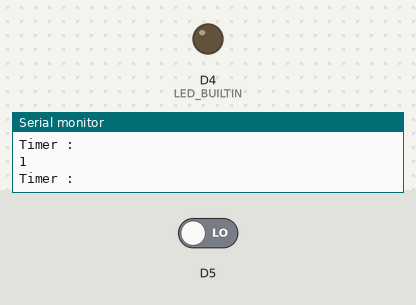
This sketch was run on a simulated ESP8266 (NodeMCU). Shown: output pins drawn as LEDs (lit = HIGH, except the on-board LED, lit = LOW), the last lines printed to the serial monitor. The inputs (shaded band) are chosen by the test bench; at power-on: D5 LOW. WiFi joins after 1.5 s; servers stay silent unless stated.

Above: at 2.7 s.
2.8 s: D5 driven HIGH
5.0 s: D5 driven LOW
At 8.3 s:
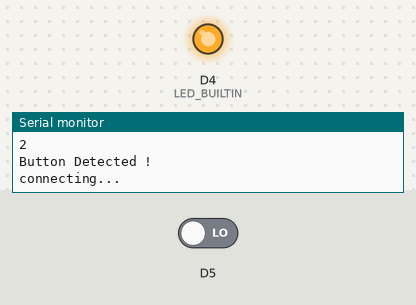
Timing chart, 0 to 10.2 s (numbered marks = the images above; inputs shaded):
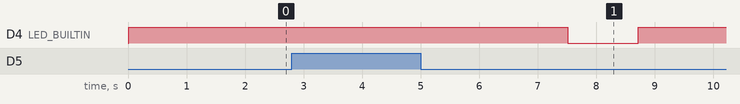

Measured:
- after the input at 5.0 s, D4 (LED_BUILTIN): HIGH → LOW after 2.5 s, → HIGH 1.2 s later

The sketch:

src.ino
```cpp
#include <ESP8266WiFi.h>
#include <ESP8266HTTPClient.h>

const char* ssid = "myssid";//type your ssid
const char* password = "myPwd";//type your password
int timer = 0;    // temporary variable for reading the button pin status

const char* Button = "http_url_of_action_1"; //URL of a action to perform(for example light control with Jeedom or Domoticz)
const char* Kicker = "http_url_of_action_2"; //URL of a action to perform(for example light control with Jeedom or Domoticz)
const char* Crank = "http_url_of_action_3"; //URL of a action to perform(for example light control with Jeedom or Domoticz)


int x = 0;
int temp = 0;

WiFiServer server(80);

void setup() {
  Serial.begin(115200);
  delay(10);

  pinMode(LED_BUILTIN, OUTPUT);
  pinMode(D5, INPUT);
  digitalWrite(LED_BUILTIN, HIGH);

  // Connect to WiFi network
  Serial.println();
  Serial.println();
  Serial.print("Connecting to ");
  Serial.println(ssid);

  WiFi.begin(ssid, password);

  while (WiFi.status() != WL_CONNECTED) {
    delay(500);
    Serial.print(".");
  }
  Serial.println("");
  Serial.println("WiFi connected");

  // Start the server
  server.begin();
  Serial.println("Server started");

  // Print the IP address
  Serial.print("Use this URL to connect: ");
  Serial.print("http://");
  Serial.print(WiFi.localIP());
  Serial.println("/");

}

void loop() {

  temp = digitalRead(D5);

  if (temp == HIGH) {
    x = x + 1;

    Serial.println("LED Turned ON");
    Serial.println("X = ");
    Serial.println(x);

    delay(1000);

  }
  else {
    digitalWrite(LED_BUILTIN, HIGH);
    Serial.println("Timer : ");
    delay(1000);
    timer = timer + 1 ;
    Serial.println(timer);

  }

  if (timer > 3)
  { check();
    timer = 0;

    x = 0;
  }


}

void check()
{
  Serial.println("Value of request : ");
  Serial.println(x);
  if (x >= 1 && x <= 2)
  {

    Serial.println("Button Detected !");

    digitalWrite(LED_BUILTIN, LOW);
    WiFiClient test;
    HTTPClient http;  //Declare an object of class HTTPClient
    http.begin(Button);  //Specify request destination
    Serial.println("connecting...");
    int httpCode = http.GET();//Send the request
    delay(1000);
    if (httpCode > 0) { //Check the returning code
      String payload = http.getString();   //Get the request response payload
      Serial.println(payload);                     //Print the response payload
    }
  }

  //Crank Input
  if  (x >= 3 && x <= 4)
  {

    Serial.println("Crank Detected !");

    digitalWrite(LED_BUILTIN, LOW);
    WiFiClient test;
    HTTPClient http;  //Declare an object of class HTTPClient
    http.begin(Crank);  //Specify request destination
    Serial.println("connecting...");
    int httpCode = http.GET();//Send the request
    delay(1000);
    if (httpCode > 0) { //Check the returning code
      String payload = http.getString();   //Get the request response payload
      Serial.println(payload);                     //Print the response payload
    }
  }

  //Kicker Input
  if (x >= 5 && x <= 6)
  {


    Serial.println("Kicker Detected !");

    digitalWrite(LED_BUILTIN, LOW);
    WiFiClient test;
    HTTPClient http;  //Declare an object of class HTTPClient
    http.begin(Kicker);  //Specify request destination
    Serial.println("connecting...");
    int httpCode = http.GET();//Send the request
    delay(1000);
    if (httpCode > 0) { //Check the returning code
      String payload = http.getString();   //Get the request response payload
      Serial.println(payload);                     //Print the response payload
    }

    http.end();   //Close connection
    x = 0;
    timer = 0;
  }

}
```
